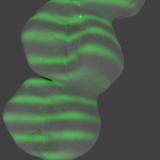
#> input picture testdata/analytic_test/data copy/image0.png, 160 x 160 px, given as the content of the folder /home/samir/Desktop/blender/pycode/bldev2/scans/30wand/lf/, which was not available
$ python truemultiphasewrap.py   (older library calls are emulated)
#> lines starting #> are read from the running program, lines starting #| are printed output that depends on the picture; pictures that were not available may be replaced by others from this repository, and a replacement may not be noted
# Under development, will be takin g shots for calibration
import cv2
import numpy as np
import time
# import pyntcloud
import math
import os.path
from os import path


rwidth = 160
rheight = 160


def sqdist(v1, v2):
    d = v1-v2
    return 1-d*d


# [263 lines left out: functions compute_quality, get_A, get_B, get_average, avewrap, distortion and 3 more, not called in this run]
    # print(c_range)
    # print(mask)
    # compute_quality()

def take_wrap4(folder, numpy_file, png_file, preamble, offset):
#> called with numpy_file = 'scan_wrap1.npy', png_file = 'im_wrap1.png', preamble = 'image', offset = -1
    N=4
    mask = np.zeros((rheight, rwidth), dtype=np.bool)
    process = np.zeros((rheight, rwidth), dtype=np.bool)
    c_range = np.zeros((rheight, rwidth), dtype=np.float)
    nom = np.zeros((rheight, rwidth), dtype=np.float)
    denom = np.zeros((rheight, rwidth), dtype=np.float)


    noise_threshold = 0.1

    image_cnt = 4  # Number of images to be taken
    im0 = np.zeros((rwidth, rheight), dtype=np.float)
    im1 = np.zeros((rwidth, rheight), dtype=np.float)
    im2 = np.zeros((rwidth, rheight), dtype=np.float)
    im3 = np.zeros((rwidth, rheight), dtype=np.float)

    im_arr = [im0, im1, im2, im3]
    for i in range(image_cnt):
        my_file = folder + preamble + str(offset+i+1) + ".png"
        # print(my_file)
        image = cv2.imread(my_file)
#> image is the input picture: shape (160, 160, 3); mean B, G, R 76.2, 92.1, 76.2
        gray = cv2.cvtColor(image, cv2.COLOR_BGR2GRAY)
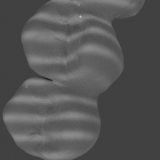
#> gray: shape (160, 160); min 31, max 184, mean 85.6
        im_arr[i] = gray
        im_arr[i]= im_arr[i]*math.sin(2*np.pi*i/N)
    nom = sum(im_arr)
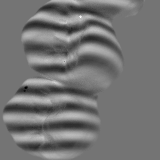
#> nom: shape (160, 160) float64; min -79, max 94, mean -0.1; drawn with min black and max white

    image_cnt = 4  # Number of images to be taken
    im0 = np.zeros((rwidth, rheight), dtype=np.float)
    im1 = np.zeros((rwidth, rheight), dtype=np.float)
    im2 = np.zeros((rwidth, rheight), dtype=np.float)
    im3 = np.zeros((rwidth, rheight), dtype=np.float)

    im_arr = [im0, im1, im2, im3]
    for i in range(image_cnt):
        my_file = folder + preamble + str(offset+i+1) + ".png"
        # print(my_file)
        image = cv2.imread(my_file)
        gray = cv2.cvtColor(image, cv2.COLOR_BGR2GRAY)
        im_arr[i] = gray
        im_arr[i]= im_arr[i]*math.cos(2*np.pi*i/N)
    denom = sum(im_arr)

    wrap = np.zeros((rheight, rwidth), dtype=np.float)
    im_wrap = np.zeros((rheight, rwidth), dtype=np.float)
    for i in range(rheight):
        for j in range(rwidth):
            # [7 lines of commented-out code are left out]
            if True:#process[i, j]:
                wrap[i, j] = np.arctan2(nom[i,j],denom[i,j])
                if wrap[i, j] < 0:
                    wrap[i, j] += 2*np.pi
                im_wrap[i, j] = 128/np.pi * wrap[i, j]
            else:
                wrap[i, j] = 0
                im_wrap[i, j] = 0
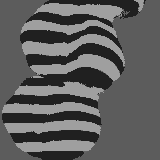
#> im_wrap: shape (160, 160) float64; min 32, max 160, mean 94.1
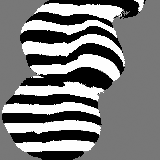
#> wrap: shape (160, 160) float64; min 0.785, max 3.93, mean 2.31; drawn with min black and max white
    file_path = folder + '/' + numpy_file
    np.save(file_path, wrap, allow_pickle=False)
    file_path = folder + '/' + numpy_file[:-4] + '_mask.npy'
    np.save(file_path, mask, allow_pickle=False)
    # [12 lines of commented-out code are left out]
    png_file = folder + '/' + png_file
    cv2.imwrite(png_file, im_wrap)
    mask_file = folder + '/' + str(offset) + 'mask.png'
    cv2.imwrite(mask_file, mask*128)
    # [4 lines of commented-out code are left out]


# [120 lines left out: functions testwrap, nn_wrap, make_grayscale, mask, masktest, testarctan, not called in this run]


# [35 lines of commented-out code are left out]
myfolder = '/home/samir/Desktop/blender/pycode/bldev2/scans/30wand/lf/'
# myfolder = '/home/samir/db3/scan/static/scan_folder/scan_im_folder/'
count=len(os.listdir(myfolder))
# print(count)
# count = 100
start = 0
for i in range(start, start+count):
    print(i)
    folder = myfolder+'render'+ str(i)+'/'

    # if path.exists(folder):
    # distortion(folder)
    take_wrap4(folder, 'scan_wrap1.npy', 'im_wrap1.png', 'image', -1)
    take_wrap4(folder, 'scan_wrap2.npy', 'im_wrap2.png', 'image', 3)
#> call 2 of take_wrap4, with numpy_file = 'scan_wrap2.npy', png_file = 'im_wrap2.png', preamble = 'image', offset = 3
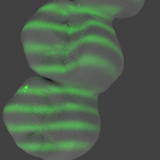
#> input picture testdata/analytic_test/data copy/image2.png, 160 x 160 px, given in place of image4.png, which was not available
#> in take_wrap4, image is the input picture: shape (160, 160, 3); mean B, G, R 76.2, 92.3, 76.2
#> in take_wrap4 (call 2), `gray = cv2.cvtColor(image, cv2.COLOR_BGR2GRAY)`:
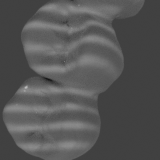
#> gray: shape (160, 160); min 20, max 186, mean 85.7
#> (the run stopped early here; a loop or call above may not have finished)
